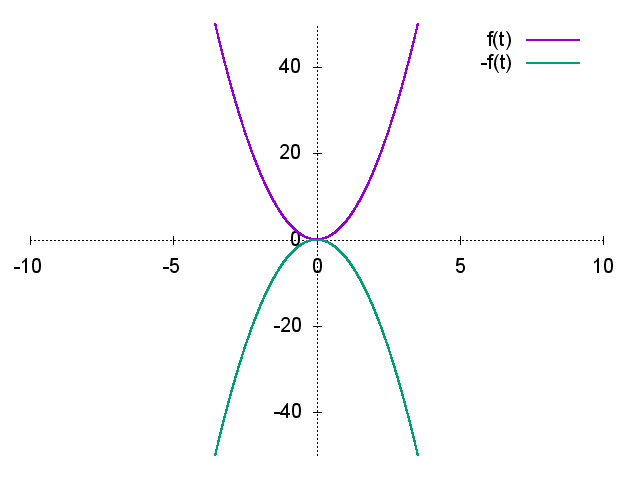

Write gnuplot code to recreate this figure.
set terminal png font 'Helvetica,15'
set output 'simmetria_x.png'

#variables
T = 5

set sample 10000

set xzeroaxis
set xrange [-10:10]
set xtics axis

set yzeroaxis
set yrange [-50:50]
set ytics axis

set border 0

plot 4*(x)**2 lw 2 title 'f(t)',\
	-4*(x)**2 lw 2 title '-f(t)'
